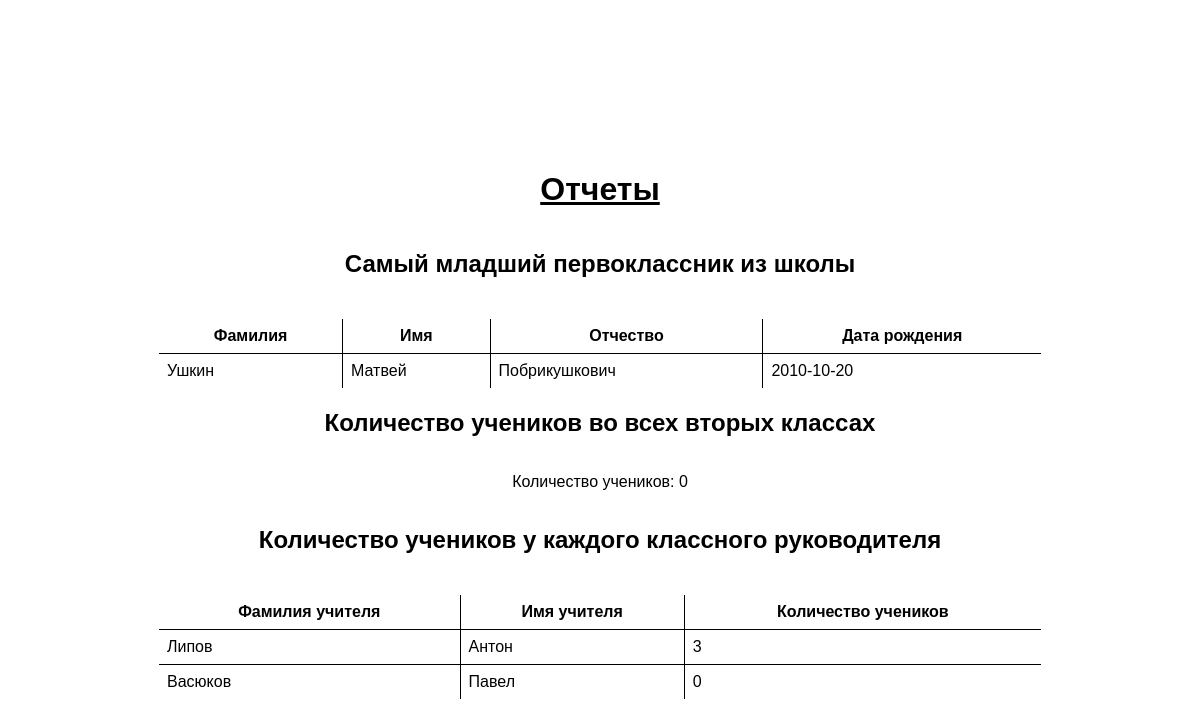
The app's page /pages/reviews.php (signed in) with its own data.
### tables this page shows
CREATE TABLE `Student` (
  `id` int NOT NULL,
  `surname` text NOT NULL,
  `name` text NOT NULL,
  `patronymic` text NOT NULL,
  `birthday` date NOT NULL
);

### pages/reviews.php (the view, shortened to what this page needs)
<?php
require_once("../db/db.php");
$queryYoungestFirstGrader = "
    SELECT surname, name, patronymic, birthday
    FROM Student
    WHERE id IN (
        SELECT studentId
        FROM ClassList
        WHERE classId IN (
            SELECT id FROM Class WHERE name LIKE '%1%'
        )
    )
    ORDER BY birthday DESC
    LIMIT 1
";
$stmt = $pdo->query($queryYoungestFirstGrader);
$youngestFirstGrader = $stmt->fetch();
$queryCountSecondGraders = "
    SELECT COUNT(*)
    FROM Student
    WHERE id IN (
        SELECT studentId
        FROM ClassList
        WHERE classId IN (
            SELECT id FROM Class WHERE name LIKE '%2%'
        )
    )
";
$countSecondGraders = $pdo->query($queryCountSecondGraders)->fetchColumn();
$queryCountStudentsByTeacher = "
    SELECT t.surname AS teacher_surname, t.name AS teacher_name, COUNT(s.id) AS student_count
    FROM Teacher t
    LEFT JOIN Class c ON t.id = c.teacherId
    LEFT JOIN ClassList cl ON c.id = cl.classId
    LEFT JOIN Student s ON cl.studentId = s.id
    GROUP BY t.id
";
$stmt = $pdo->query($queryCountStudentsByTeacher);
$studentsByTeacher = $stmt->fetchAll();
?>
<!DOCTYPE html>
<html lang="ru">
<head>
    <link rel="stylesheet" href="../style/index.css">
</head>
<body>
    <div style="margin: 150px; display: flex; flex-direction: column; align-items: center;">
        <h1 style="text-align: center; text-decoration: underline;">Отчеты</h1>
        <h2>Самый младший первоклассник из школы</h2>
        <?php if ($youngestFirstGrader): ?>
            <table>
                <tr>
                    <th>Фамилия</th>
                    <th>Имя</th>
                    <th>Отчество</th>
                    <th>Дата рождения</th>
                </tr>
                <tr>
                    <td><?= htmlspecialchars($youngestFirstGrader['surname']) ?></td>
                    <td><?= htmlspecialchars($youngestFirstGrader['name']) ?></td>
                    <td><?= htmlspecialchars($youngestFirstGrader['patronymic']) ?></td>
                    <td><?= htmlspecialchars($youngestFirstGrader['birthday']) ?></td>
                </tr>
            </table>
        <?php else: ?>
            <p>Нет учеников во вторых классах.</p>
        <?php endif; ?>
        <h2>Количество учеников во всех вторых классах</h2>
        <p>Количество учеников: <?= $countSecondGraders ?></p>
        <h2>Количество учеников у каждого классного руководителя</h2>
        <table>
            <tr>
                <th>Фамилия учителя</th>
                <th>Имя учителя</th>
                <th>Количество учеников</th>
            </tr>
            <?php foreach ($studentsByTeacher as $teacher): ?>
                <tr>
                    <td><?= htmlspecialchars($teacher['teacher_surname']) ?></td>
                    <td><?= htmlspecialchars($teacher['teacher_name']) ?></td>
                    <td><?= htmlspecialchars($teacher['student_count']) ?></td>
                </tr>
            <?php endforeach; ?>
        </table>
    </div>
</body>
</html>

### style/index.css (style rules this page uses)
* { font-family: 'Franklin Gothic Medium', 'Arial Narrow', Arial, sans-serif; }
table { margin-top: 20px; width: 100%; border-collapse: collapse; font-family: Arial, sans-serif; border-radius: 10px; overflow: hidden; border: 1px solid black; }
th, td { border: 1px solid black; padding: 8px; text-align: left; }
th { background-color: white; font-weight: bold; text-align: center; }
tr { background-color: white; }

### records on screen
student: surname "Ушкин", name "Матвей", patronymic "Побрикушкович", birthday "2010-10-20"

### other values on screen
$countSecondGraders "0"
$teacher['teacher_surname'] "Липов"
$teacher['teacher_name'] "Антон"
$teacher['student_count'] "3"
$teacher['teacher_surname'] "Васюков"
$teacher['teacher_name'] "Павел"
$teacher['student_count'] "0"
